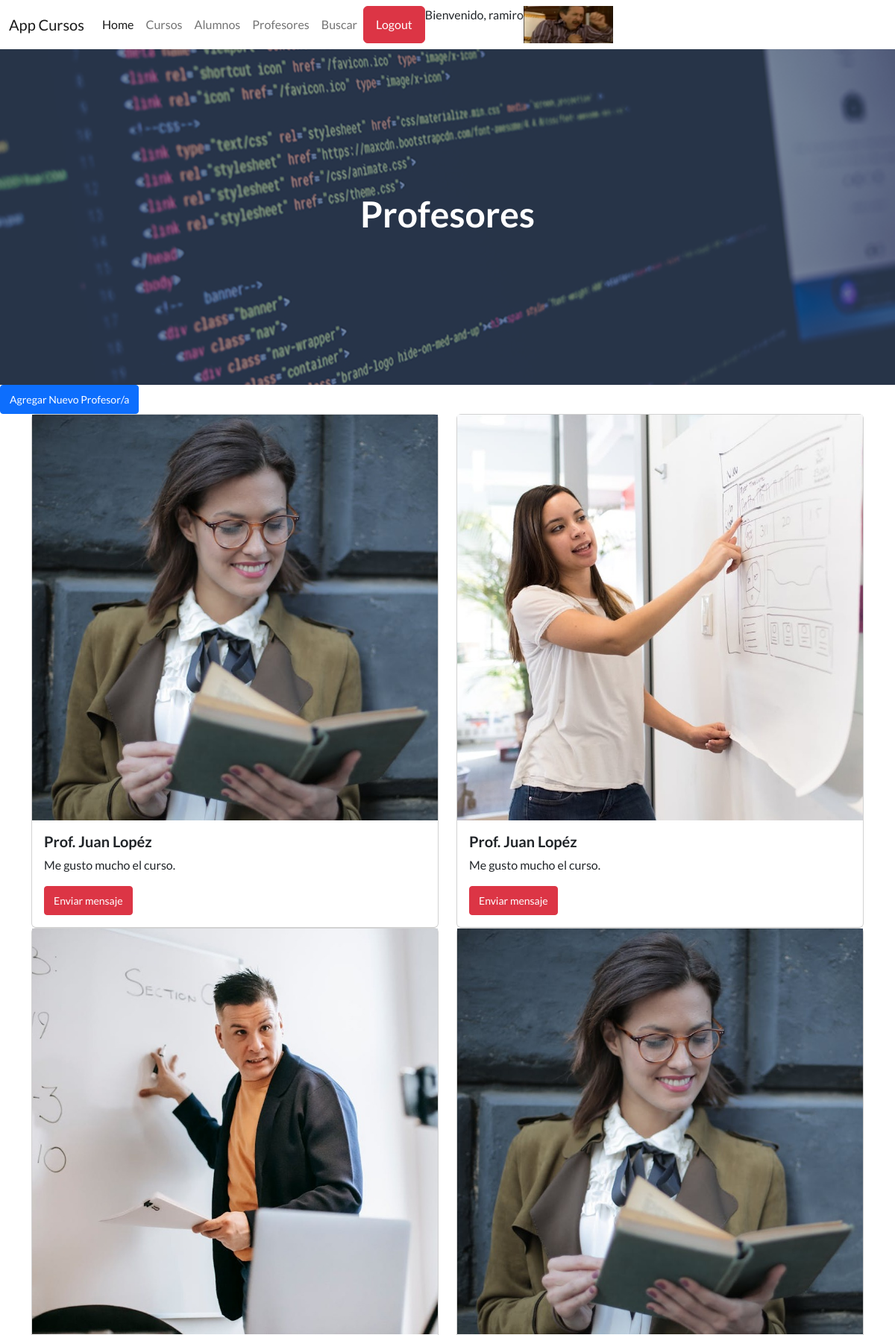
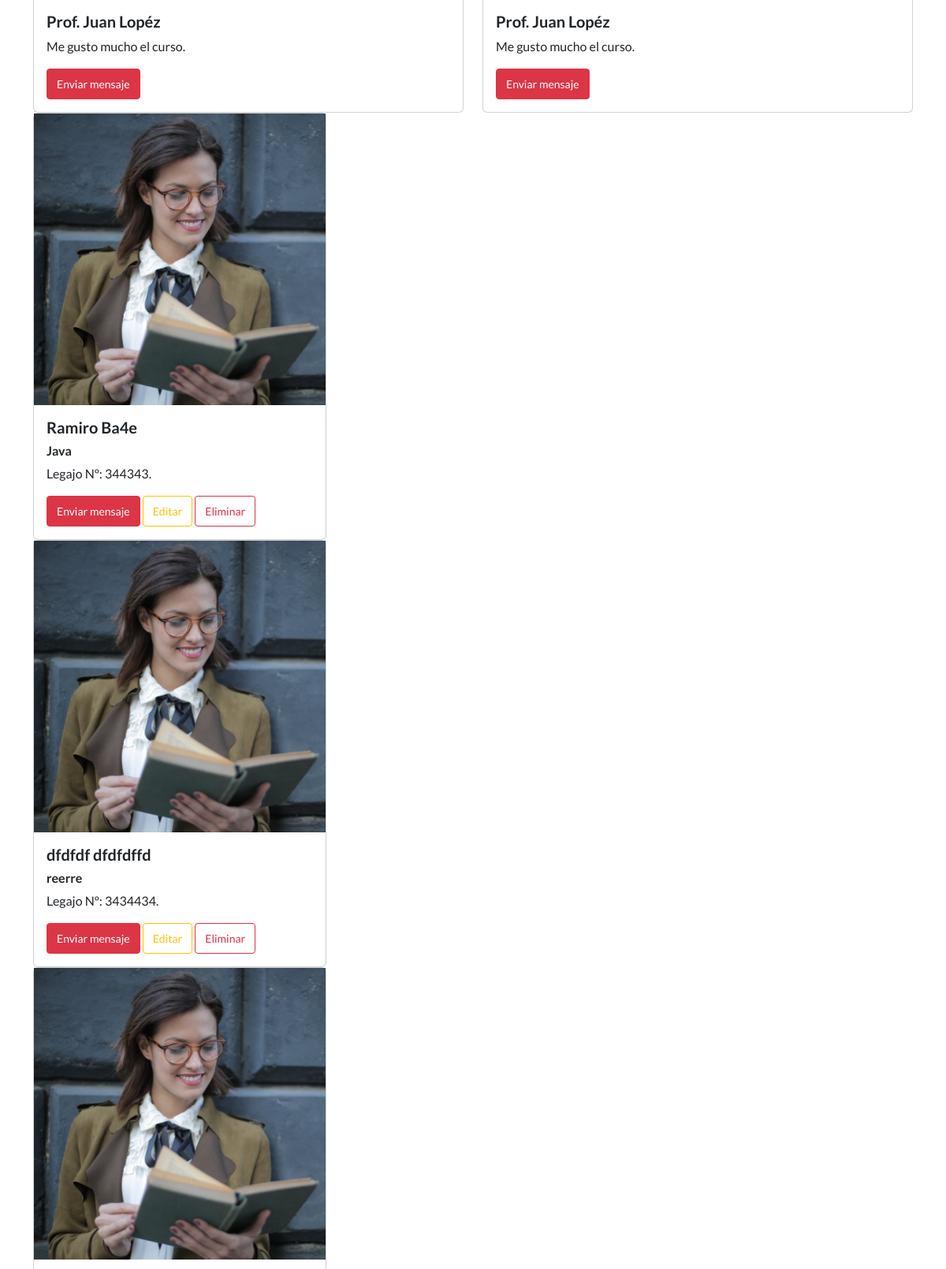
The app's page /AppCursos/ver_profesores (signed in, upper part) with its own data (2 pictures, top to bottom).
### AppCursos/models.py (models this page shows, shortened)
class Profesor (models.Model):
    nombre_profesor = models.CharField(max_length=40)
    apellido_profesor = models.CharField(max_length=40)
    materia_profesor = models.CharField(max_length=40)
    legajo_profesor = models.IntegerField()

### AppCursos/views.py (the view)
# urls.py: path('ver_profesores', views.ver_profesores, name='profesores'),
@login_required
def ver_profesores(request):
    profesores = Profesor.objects.all()
    avatares = Avatar.objects.filter(user=request.user.id)
    return render(request , "profesores.html", {"url":avatares[0].imagen.url, "profesores": profesores})

### AppCursos/template/profesores.html
{% extends 'padre.html' %}
{% load static %}
{% block header %}
    <h1 class="text-center" style="color: white;">Profesores</h1>
{% endblock %}
{% block contenido %}
<main>
    <a href="nuevo_profesor" class="btn btn-primary btn-sm">Agregar Nuevo Profesor/a</a>
    <div class="container">
        <div class="row">
            <div class="col-12 col-md-6">
                <div class="card">
                    <img src="{% static 'AppCursos/assets/img/professor_1.jpeg'%}" alt="">
                    <div class="card-body">
                        <h5 class="card-title">Prof. Juan Lopéz</h5>
                        <p class="card-text">Me gusto mucho el curso.</p>
                        <a class="btn btn-danger btn-sm" href="">Enviar mensaje</a>
                    </div>
                </div>
            </div>
            <div class="col-12 col-md-6">
                <div class="card">
                    <img src="{% static 'AppCursos/assets/img/professor_2.jpeg'%}" alt="">
                    <div class="card-body">
                        <h5 class="card-title">Prof. Juan Lopéz</h5>
                        <p class="card-text">Me gusto mucho el curso.</p>
                        <a class="btn btn-danger btn-sm" href="">Enviar mensaje</a>
                    </div>
                </div>
            </div>
        </div>
        <div class="row">
            <div class="col-12 col-md-6">
                <div class="card">
                    <img src="{% static 'AppCursos/assets/img/professor_3.jpeg'%}" alt="">
                    <div class="card-body">
                        <h5 class="card-title">Prof. Juan Lopéz</h5>
                        <p class="card-text">Me gusto mucho el curso.</p>
                        <a class="btn btn-danger btn-sm" href="">Enviar mensaje</a>
                    </div>
                </div>
            </div>
            <div class="col-12 col-md-6">
                <div class="card">
                    <img src="{% static 'AppCursos/assets/img/professor_1.jpeg'%}" alt="">
                    <div class="card-body">
                        <h5 class="card-title">Prof. Juan Lopéz</h5>
                        <p class="card-text">Me gusto mucho el curso.</p>
                        <a class="btn btn-danger btn-sm" href="">Enviar mensaje</a>
                    </div>
                </div>
            </div>
        </div>
    </div>
    {% for n in profesores %}
    <div class="container">
        <div class="col-12  col-md-4">
            <div class="card">
                <img src="{% static 'AppCursos/assets/img/professor_1.jpeg' %}" />
                <div class="card-body">
                    <h5 class="card-title">{{n.nombre_profesor}} {{n.apellido_profesor}}</h5>
                    <h6 class="card-title">{{n.materia_profesor}}</h6>
                    <p class="card-text">Legajo Nº: {{n.legajo_profesor}}.</p>
                    <a class="btn btn-danger btn-sm" href="">Enviar mensaje</a>
                    <a href="{% url 'editar_profesor' n.id %}" class="btn btn-outline-warning btn-sm">Editar</a>
                    <a href="{% url 'elimina_profesor' n.id %}" class="btn btn-outline-danger btn-sm">Eliminar</a>
                </div>
            </div>
        </div>
    </div>
    {% endfor %}
</main>
{% endblock %}

### AppCursos/template/padre.html (shortened to what this page needs)
<!DOCTYPE html>
<html lang="en">
<head>
    {% load static %}
    <link href="https://cdn.jsdelivr.net/npm/bootstrap-icons@1.5.0/font/bootstrap-icons.css" rel="stylesheet"
        type="text/css" />
    <link href="{% static 'AppCursos/css/styles.css' %}" rel="stylesheet" />
</head>
<body>
    <nav class="navbar navbar-expand-lg bg-body-tertiary">
        <div class="container-fluid">
            <a class="navbar-brand" href="#">App Cursos</a>
            <div class="collapse navbar-collapse" id="navbarNav">
                <ul class="navbar-nav flex-row">
                    <li class="nav-item">
                        <a class="nav-link active" aria-current="page" href="{% url 'home' %}">Home</a>
                    </li>
                    {% if request.user.is_authenticated %}
                    <li class="nav-item">
                        <a class="nav-link" href="{% url 'cursos' %}">Cursos</a>
                    </li>
                    <li class="nav-item">
                        <a class="nav-link" href="{% url 'alumnos' %}">Alumnos</a>
                    </li>
                    <li class="nav-item">
                        <a class="nav-link" href="{% url 'profesores' %}">Profesores</a>
                    </li>
                    <li class="nav-item">
                        <a class="nav-link" href="{% url 'buscar_curso' %}">Buscar</a>
                    </li>
                    {% endif %}
                </ul>
                <ul class="navbar-nav flex-row-reverse">
                    {% if  request.user.is_authenticated %}
                    <img src="{{ url }}" alt="" width="120px" height="50px">
                    <p>Bienvenido, {{user.username}}</p>
                    <form method="post" action="{% url 'Logout' %}">
                        <button type="submit" class="btn btn-danger">Logout</button>
                    </form>
                    {% endif %}
                </ul>
            </div>
        </div>
    </nav>
    <header class="masthead">
        <div class="container position-relative">
                {% block header %}{% endblock %}
        </div>
    </header>
    {% block contenido %}
    {% endblock %}
</body>
</html>

### records on screen
Profesor: nombre_profesor "Ramiro", apellido_profesor "Ba4e", materia_profesor "Java", legajo_profesor "344343"
Profesor: nombre_profesor "dfdfdf", apellido_profesor "dfdfdffd", materia_profesor "reerre", legajo_profesor "3434434"

### other values on screen
{{ user.username }} "ramiro"
